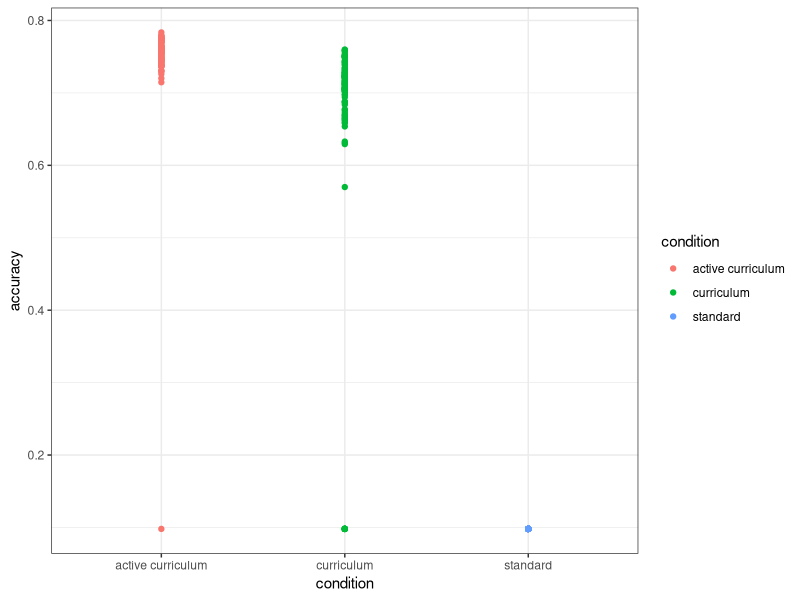
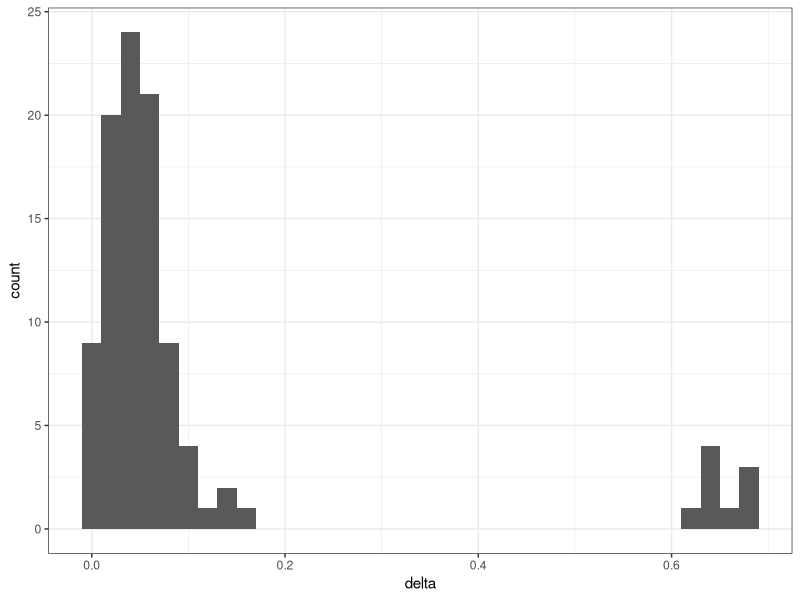

Recreate these plots in R, in order.
library(ggplot2)
library(dplyr)
library(tidyr)

s_scores = read.csv('s_scores_ttss_10000_cs_200_batch_50_actl_4_acaat_0.950000.csv')
c_scores = read.csv('c_scores_ttss_10000_cs_200_batch_50_actl_4_acaat_0.950000.csv')
ac_scores = read.csv('ac_scores_ttss_10000_cs_200_batch_50_actl_4_acaat_0.950000.csv')

d = data.frame(accuracy = c(s_scores$accuracy,c_scores$accuracy,ac_scores$accuracy),condition=rep(c('standard','curriculum','active curriculum'),each=length(s_scores$accuracy)),trial=rep(1:length(s_scores$accuracy),3))

ggplot(data=d,aes(x=condition,y=accuracy,color=condition)) +
  geom_point() +
  theme_bw()

d_deltas = d %>% spread(condition,accuracy) %>% mutate(delta = `active curriculum`-curriculum)
ggplot(data=d_deltas,aes(delta)) +
  geom_histogram(binwidth=0.02) +
  theme_bw()


sum(ac_scores$accuracy < 0.1)
sum(c_scores$accuracy < 0.1)
sum(ac_scores$accuracy < 0.1)

sum(d_deltas$delta > 0.5)
sum(d_deltas$delta < 0)
sum(d_deltas$delta < -0.01)
